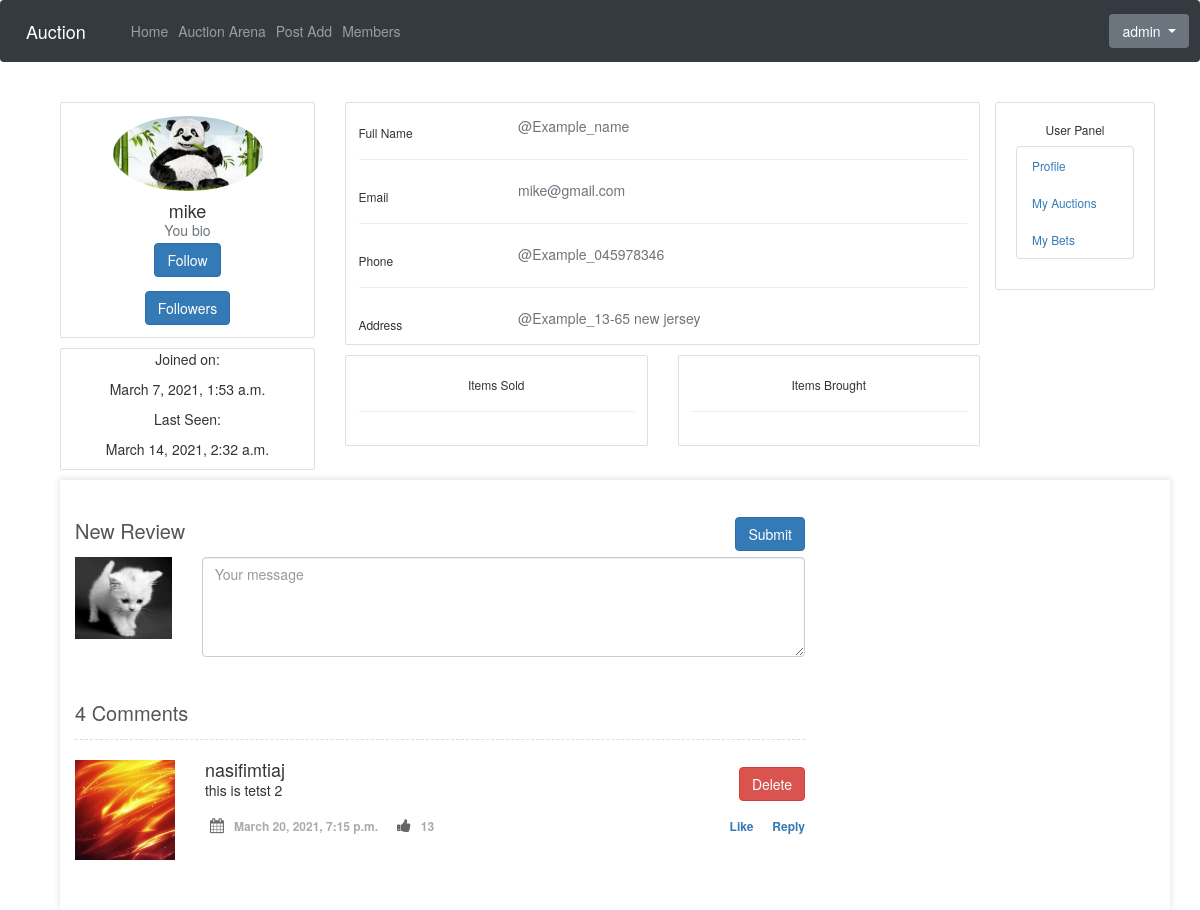
The page /center/3/ (signed in) on the database its author committed.
### users/models.py (models this page shows, shortened)
class Profile(models.Model):
    user = models.OneToOneField(User, on_delete=models.CASCADE)
    image = models.ImageField(default='default.jpg', upload_to='profile_pics')
    full_name = models.CharField(default='@Example_name', max_length=100)
    phone_number =  models.TextField(default='@Example_045978346')
    address = models.TextField(default='@Example_13-65 new jersey')
    last_active = models.DateTimeField(blank=True, null=True)
    bio = models.TextField(default='You bio')
    @property
    def update_last_active(self):
        self.last_active = timezone.now()
        self.save()
        return self.user.username
    def save(self, *args, **kwargs):
        super().save(*args, **kwargs)
        img = Image.open(self.image.path)
        if img.height > 200 or img.width > 200:
            output_size = (200, 200)
            img.thumbnail(output_size)
            img.save(self.image.path)

### core/models.py (models this page shows)
class Review(models.Model):
    reviewed_to = models.ForeignKey(User,related_name="reviewed_to",on_delete=models.CASCADE)
    reviewed_by = models.ForeignKey(User,related_name="reviewed_by",on_delete=models.CASCADE)
    text = models.TextField()
    date_posted = models.DateTimeField(default=timezone.now)

### center/views.py (the view)
# urls.py: path('center/<int:pk>/', PofileDetailView.as_view(), name='user_profile'),
class PofileDetailView(DetailView):
    template_name = 'center/user_profile.html'
    model = User
    context_object_name = "v_user"
    form_class = ReviewForm
    def get_context_data(self, **kwargs):
        context = super().get_context_data(**kwargs)
        context['is_follower'] = self.object.following.filter(followed_by=self.request.user).exists()
        context.update({
        'broughts' : Bets.objects.filter(better=self.kwargs.get('pk'), is_accepted=True),
        'solds' : Bets.objects.filter(item__owner=self.kwargs.get('pk'), is_accepted=True),
        'reviews' : Review.objects.filter(reviewed_to = self.kwargs.get('pk') ),
        'form2': self.form_class()
        })
        return context

### core/forms.py
class ReviewForm(forms.ModelForm):
    class Meta:
        model = Review
        fields = ['text']

### center/templates/center/user_profile.html (shortened to what this page needs)
{% extends 'center/base.html' %}
    {% block content %}
<head>
    <link href="https://maxcdn.bootstrapcdn.com/font-awesome/4.3.0/css/font-awesome.min.css" rel="stylesheet">
</head>
     <div class="container">
    <div class="main-body">
          <div class="row gutters-sm">
            <div class="col-md-3 mb-3">
              <div class="card">
                <div class="card-body">
                  <div class="d-flex flex-column align-items-center text-center">
                    <img src="{{ object.profile.image.url }}" alt="Admin" class="rounded-circle" width="150">
                    <div class="mt-3">
                      <h4>{{object.username}}</h4>
                      <p class="text-secondary mb-1">{{object.profile.bio}}</p>
                         {% if is_follower %}
                        <a href="{% url 'center:delete_follower_confirm' object.id %}">  <button class="btn btn-primary">Unfollow</button></a>
                         {% else %}
                                <form method="POST" action="{% url 'center:create_follower' object.id %}">
                                      <button class="btn btn-primary">Follow</button>
                                 </form>
                          {% endif %}
                        <a href="{% url 'center:followers_list' object.id %}"> <button class="btn btn-primary">Followers</button></a>
                    </div>
                  </div>
                </div>
              </div>
              <div class="card mt-3">
                   <p align="center"> Joined on:</p>
                    <p align="center">  {{object.profile.user.date_joined}}</p>
                  <p align="center"> Last Seen:</p>
                    <p align="center">  {{object.profile.last_active}}</p>
              </div>
            </div>
            <div class="col-md-7">
              <div class="card mb-3">
                <div class="card-body">
                  <div class="row">
                    <div class="col-sm-3">
                      <h6 class="mb-0">Full Name</h6>
                    </div>
                    <div class="col-sm-9 text-secondary">
                      {{object.profile.full_name}}
                    </div>
                  </div>
                  <hr>
                  <div class="row">
                    <div class="col-sm-3">
                      <h6 class="mb-0">Email</h6>
                    </div>
                    <div class="col-sm-9 text-secondary">
                      {{object.profile.user.email}}
                    </div>
                  </div>
                  <hr>
                  <div class="row">
                    <div class="col-sm-3">
                      <h6 class="mb-0">Phone</h6>
                    </div>
                    <div class="col-sm-9 text-secondary">
                    {{object.profile.phone_number}}
                    </div>
                  </div>
                  <hr>
                  <div class="row">
                    <div class="col-sm-3">
                      <h6 class="mb-0">Address</h6>
                    </div>
                    <div class="col-sm-9 text-secondary">
                     {{object.profile.address}}
                    </div>
                  </div>
                </div>
              </div>
              <div class="row gutters-sm">
                <div class="col-sm-6 mb-3">
                  <div class="card h-100">
                    <div class="card-body">
                       <h6 align="center">Items Sold </h6>
                       <hr>
                    </div>
                  </div>
                </div>
                <div class="col-sm-6 mb-3">
                  <div class="card h-100">
                    <div class="card-body">
                      <h6 align="center">Items Brought </h6>
                      <hr>
                    </div>
                  </div>
                </div>
              </div>
            </div>
          </div>
        </div>
<section class="content-item" id="comments" >
    <div class="container">
    	<div class="row">
            <div class="col-sm-8">
                <form method="post" action="{% url 'center:create_review' object.id %}">
                	<h3 class="pull-left">New Review</h3>
                	<button type="submit" class="btn btn-primary pull-right">Submit</button>
                    <fieldset>
                        <div class="row">
                            <div class="col-sm-3 col-lg-2 hidden-xs">
                            	<img class="img-responsive" src="{{ user.profile.image.url }}" alt="">
                            </div>
                            <div class="form-group col-xs-12 col-sm-9 col-lg-10">
                              <textarea name="text" class="form-control" id="message" placeholder="Your message" required=""></textarea>
                            </div>
                        </div>
                    </fieldset>
                </form>
                <h3>4 Comments</h3>
            {% for review in reviews %}
                <div class="media">
                    <a class="pull-left" href="#"><img class="media-object" src="{{ review.reviewed_by.profile.image.url }}" alt=""></a>
                    <div class="media-body">
                        <h4 class="media-heading">{{review.reviewed_by}}  <a class="btn btn-danger btn-sm-0 pull-right" href="{% url 'center:delete_review_confirm' review.id %}">Delete</a></h4>
                        <p>{{review.text}}</p>
                        <ul class="list-unstyled list-inline media-detail pull-left">
                            <li><i class="fa fa-calendar"></i>{{review.date_posted}}</li>
                            <li><i class="fa fa-thumbs-up"></i>13</li>
                        </ul>
                        <ul class="list-unstyled list-inline media-detail pull-right">
                            <li class=""><a href="">Like</a></li>
                            <li class=""><a href="">Reply</a></li>
                        </ul>
                    </div>
                </div>
                {% endfor %}
            </div>
        </div>
    </div>
</section>
    </div>
    {% endblock content %}

### templates/base.html (shortened to what this page needs)
 {% load static %}
<!DOCTYPE html>
<html lang="en">
<head>
        <link href="https://unpkg.com/filepond/dist/filepond.css" rel="stylesheet" />
      <link rel="stylesheet" type="text/css" href="{% static 'css/style.css' %}"/>
    <link rel="stylesheet" href="https://stackpath.bootstrapcdn.com/bootstrap/4.4.1/css/bootstrap.min.css"
>
</head>
<body>
    <nav class="navbar navbar-expand-lg navbar-dark bg-dark">
      <a class="navbar-brand" href="{% url 'core:home' %}">Auction</a>
      <div class="collapse navbar-collapse" id="navbarNav">
        <ul class="navbar-nav">
          <li class="nav-item {{ home_nav }}">
            <a class="nav-link" href="{% url 'core:home' %}">Home</a>
          </li>
            {% if user.is_authenticated %}
                <li class="nav-item {{ on_auction_nav }}">
                <a class="nav-link" href="{% url 'center:on_auction' %}">Auction Arena</a>
              </li>
                <li class="nav-item {{ create_product_nav }}">
                <a class="nav-link" href="{% url 'center:create_product' %}">Post Add</a>
              </li>
            <li class="nav-item {{ members_nav }}">
                <a class="nav-link" href="{% url 'core:members' %}">Members</a>
              </li>
            {% endif %}
        </ul>
      </div>
      <div >
        <ul class="navbar-nav ml-auto">
            {% if user.is_authenticated %}
                 <div class="dropdown" >
                      <button class="btn btn-secondary dropdown-toggle" type="button" id="dropdownMenuButton" data-toggle="dropdown" aria-haspopup="true" aria-expanded="false">
                       {{user.profile.update_last_active}}
                      </button>
                </div>
                {% else %}
                   <p><a href="/login"> Login</a> / <a href="/register"> Register</a> </p>
                {% endif %}
        </ul>
    </div>
    </nav>
    <br/>
<main role="main" class="container">
      <div class="row">
        <div class="col-md-10">
          {% block content %}
            {% endblock %}
        </div>
           {% if user.is_authenticated %}
                    <div class="col-md-2" >
                      <div class="content-section"algin="right">
                        <h6 align="center">User Panel</h6>
                          <ul class="list-group">
                           <small> <li class="list-group-item list-group-item-light"> <a class="mr-2" href="{% url 'center:user_profile' user.id %}"> Profile</a></li>
                            <li class="list-group-item list-group-item-light"> <a  href="{% url 'center:my_items' %}">My Auctions</a></li>
                            <li class="list-group-item list-group-item-light"><a  href="{% url 'center:my_bets' %}"> My Bets</a></li></small>
                          </ul>
                      </div>
                    </div>
            {% endif%}
      </div>
    </main>
    <link rel="stylesheet" href="https://maxcdn.bootstrapcdn.com/bootstrap/3.4.1/css/bootstrap.min.css">
</body>
</html>

### static/css/style.css (style rules this page uses)
body { background: #fafafa; color: #333333; margin-top: 5rem; }
h1, h2, h3, h4, h5, h6 { color: #444444; }
ul { margin: 0; }
.content-section { background: #ffffff; padding: 10px 20px; border: 1px solid #dddddd; border-radius: 3px; margin-bottom: 20px; }
h4 { display:inline; }
h4:after { content:"\a"; white-space: pre; }

### center/templates/center/user_profile.html (style rules this page uses)
body { margin-top:20px; }
.content-item { padding:30px 0; background-color:#FFFFFF; }
.content-item h3 { font-weight:400; font-size:20px; color:#555555; margin:10px 0 15px; padding:0; }
#comments { box-shadow: 0 -1px 6px 1px rgba(0,0,0,0.1); background-color:#FFFFFF; }
#comments form { margin-bottom:30px; }
#comments .btn { margin-top:7px; }
#comments form fieldset { clear:both; }
#comments form textarea { height:100px; }
#comments .media { border-top:1px dashed #DDDDDD; padding:20px 0; margin:0; }
#comments .media > .pull-left { margin-right:20px; }
#comments .media img { max-width:100px; }
#comments .media h4 { margin:0 0 10px; }
#comments .media p { margin-bottom:15px; text-align:justify; }
#comments .media-detail { margin:0; }
#comments .media-detail li { color:#AAAAAA; font-size:12px; padding-right: 10px; font-weight:600; }
#comments .media-detail li:last-child { padding-right:0; }
#comments .media-detail li i { color:#666666; font-size:15px; margin-right:10px; }

### rows shown on the page
Review: reviewed_by.profile.image (picture), reviewed_by "nasifimtiaj", text "this is tetst 2", date_posted "March 20, 2021, 7:15 p.m."

### other values the page prints
{{ user.profile.update_last_active }} "admin"
{{ object.username }} "mike"
{{ object.profile.bio }} "You bio"
{{ object.profile.user.date_joined }} "March 7, 2021, 1:53 a.m."
{{ object.profile.last_active }} "March 14, 2021, 2:32 a.m."
{{ object.profile.full_name }} "@Example_name"
{{ object.profile.user.email }} "mike@gmail.com"
{{ object.profile.phone_number }} "@Example_045978346"
{{ object.profile.address }} "@Example_13-65 new jersey"
